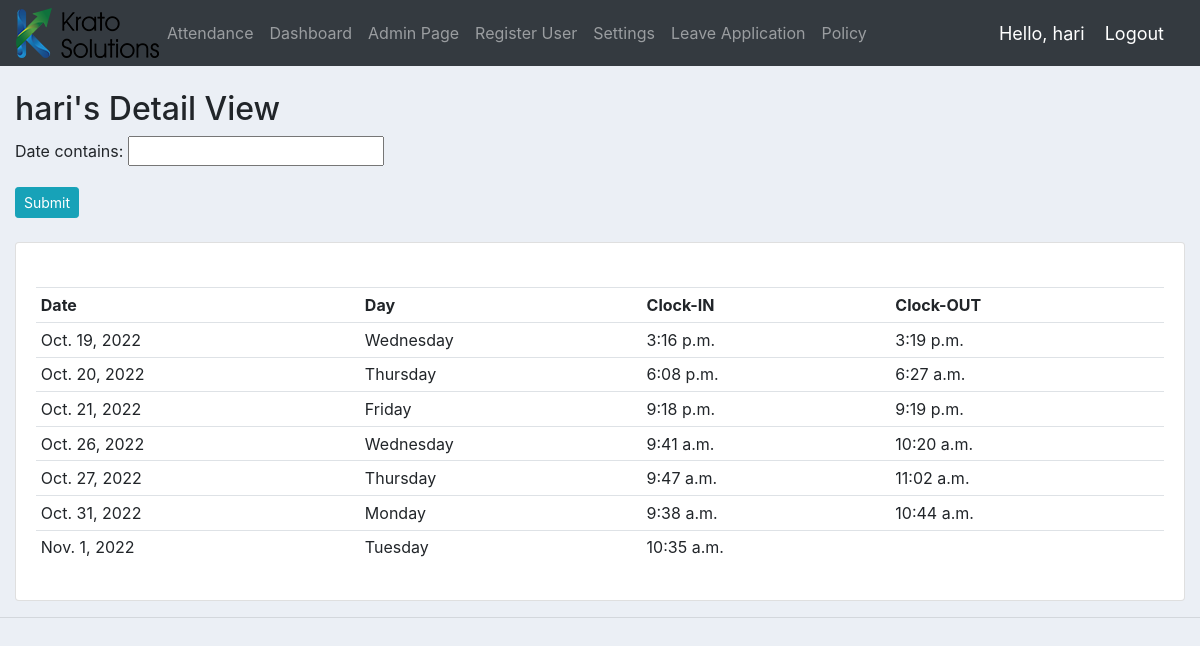
Before: /detail_view/9/ (signed in) with the older database file.
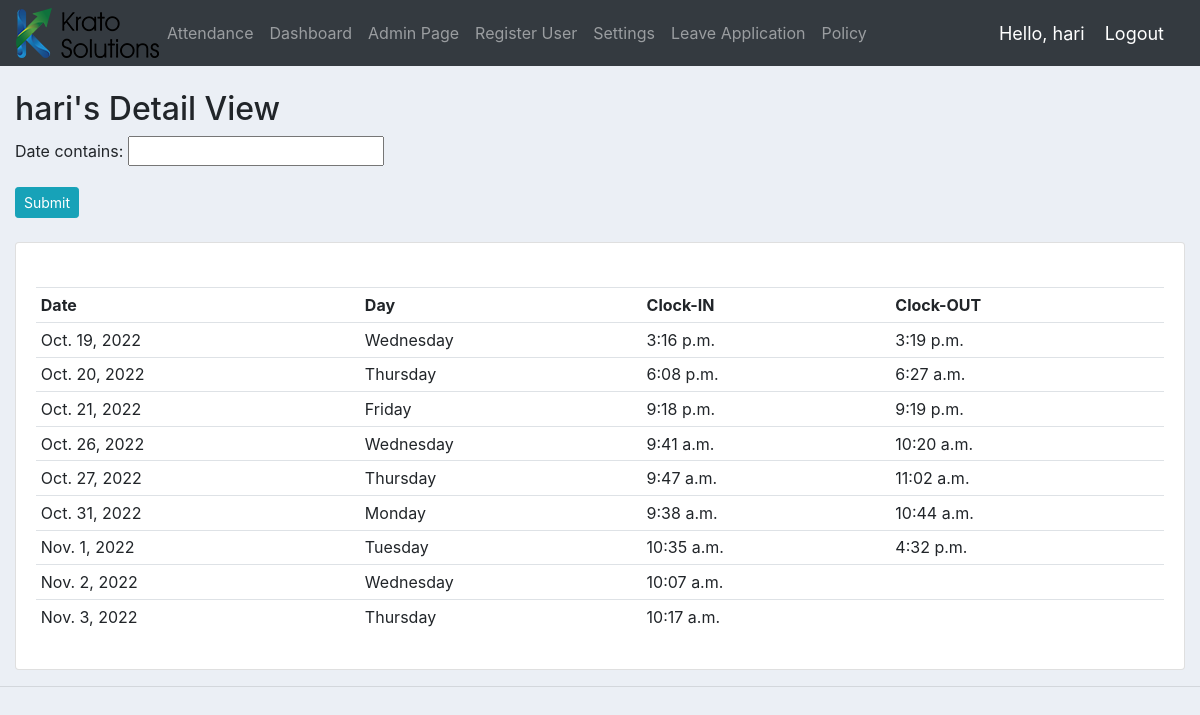
After: the same page with the newer database file.
### accounts/models.py (models this page shows, shortened)
class Attendance(models.Model):
	attender = models.CharField(max_length=25,null=True)
	date = models.DateField(null=True)
	is_present = models.BooleanField(null=True)
	clockin = models.DateTimeField(null=True)
	clockout = models.DateTimeField(null=True)

### accounts/views.py (the view)
# urls.py: path('detail_view/<str:pk>/', views.detail_view, name="detail_view"),
@login_required(login_url='login')
def detail_view(request, pk):
	name = Customer.objects.get(id=pk)
	employee = Attendance.objects.filter(attender=name)
	f = AttenFilter(request.GET, queryset=Attendance.objects.filter(attender=name))
	has_filter = any(field in request.GET for field in set(f.get_fields()))
	context = {'employee':employee, 'filter': f, 'has_filter': has_filter, 'name' : name}
	return render(request, 'accounts/detail_view.html', context)

### accounts/models.py (called while the page is built)
	def __str__(self):
		return self.name

### accounts/templates/accounts/detail_view.html (shortened to what this page needs)
{%  extends 'accounts/main.html' %}
{% block content %}
{% load static %}
{% load i18n %}
<br />
<h2>{{name}}'s Detail View</h2>
<form method="get">
    {{ filter.form.as_p }}
    <input class="btn btn-sm btn-info" type="submit" />
</form>
<br />
<div class="card card-body">
    <br />
    <table class="table table-sm">
        <tr>
            <th>Date</th>
            <th>Day</th>
            <th>Clock-IN</th>
            <th>Clock-OUT</th>
        </tr>
        {% for emp in filter.qs %}
            <tr>
                <td>{{emp.date}}</td>
                <td>{{emp.date|date:"l"}}</td>
                <td>{{emp.clockin.time}}</td>
                <td>{{emp.clockout.time}}</td>
            </tr>
        {% endfor %}
    </table>
</div>
{% endblock %}

Changed rows visible on the page:
changed Attendance "Nov. 1, 2022": clockout.time (not shown) → "4:32 p.m."
added Attendance: date "Nov. 2, 2022", date "Wednesday", clockin.time "10:07 a.m."
added Attendance: date "Nov. 3, 2022", date "Thursday", clockin.time "10:17 a.m."
